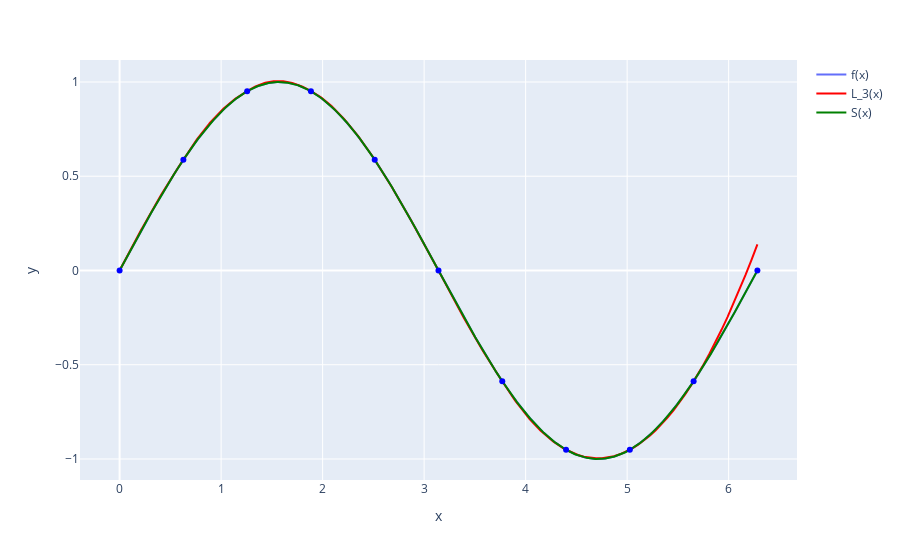

The notebook cell this image was saved under:
### Markdown cell above
### Визуализация

### Code cell
xs = numpy.linspace(a, b, 1000)
ys = sympy.lambdify(x, f, "numpy")(xs)

figure = px.line(x=xs, y=ys)
figure.update_traces(name="f(x)", showlegend=True)

splines = []
for i in range(n):
    S_i = ermith_cube_spline(i, x_points, y_points, y_1_points)
    splines.append(sympy.lambdify(x, S_i, "numpy"))

lagranges = []
for i in range(1, n - 2):
    L_i = lagrange(x_points[i - 1 : i + 3], y_points[i - 1 : i + 3])
    lagranges.append(L_i)

for i, L_i in enumerate(lagranges):
    xs_i = numpy.linspace(x_points[i], x_points[i + 1], int(1000 / n))
    ys_i = numpy.polyval(L_i, xs_i)

    figure.add_scatter(x=xs_i, y=ys_i, name=f"L_3(x)", showlegend=(i == 0), line=dict(color="red"))

xs_i = numpy.linspace(x_points[n - 3], x_points[n], int(1000 / (3 * n)))
ys_i = numpy.polyval(L_i, xs_i)
figure.add_scatter(x=xs_i, y=ys_i, name=f"L_3(x)", showlegend=False, line=dict(color="red"))

for i, S_i in enumerate(splines):
    xs_i = numpy.linspace(x_points[i], x_points[i + 1], int(1000 / n))
    ys_i = S_i(xs_i)

    figure.add_scatter(x=xs_i, y=ys_i, name=f"S(x)", showlegend=(i == 0), line=dict(color="green"))

for i in range(n + 1):
    figure.add_scatter(x=[x_points[i]], y=[y_points[i]], showlegend=(False), line=dict(color="blue"), mode="markers")

figure.show()
